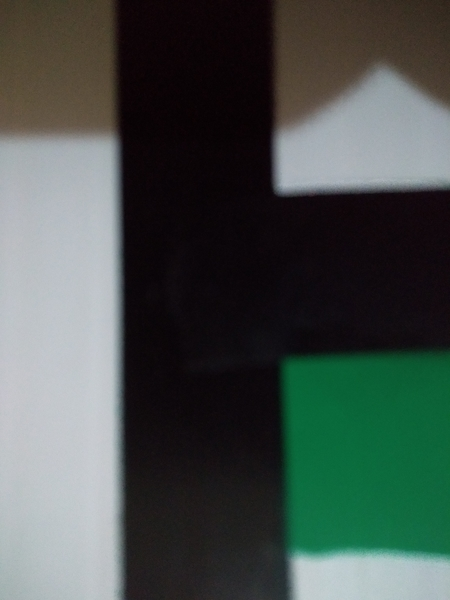
#> input picture image/greenLeft.jpg, 450 x 600 px
$ python main.py
#> lines starting #> are read from the running program, lines starting #| are printed output that depends on the picture; after the words box and inside, x2 and y2 are one past the last pixel; in counts of white or black regions, pixels touching at a corner belong together
### lineDetect.py
import sys
import time
import cv2
import numpy as np
import os
import lib.greenDetect as greenDetect
import lib.blackDetect as blackDetect

WIDTH = 600
HEIGHT = 400

Kernel_size=15
low_threshold=40
high_threshold=120

rho=10
threshold=15
theta=np.pi/180
minLineLength=10
maxLineGap=1
timeGap: float = time.time()

# [36 lines left out: functions imageFilter, isGapLine, defineAction, not called in this run]

def convertDetectGreenValue(_response):
    if (_response == 0):
        return 255
    elif (_response == 1):
        return -110
    elif (_response == 2):
        return 110
    else:
        return _response

def followLine(img, timeGap):
    response: int

    response = greenDetect.detectGreen(img)

    if (response is None):
        response = blackDetect.detectBlack(img)

    if (response is None):
        imageFiltred = imageFilter(img)
        lines = cv2.HoughLinesP(imageFiltred,rho,theta,threshold,minLineLength,maxLineGap)

        #Draw lines on input image
        if(lines is not None):
            timeGap = time.time()

            for x1,y1,x2,y2 in lines[0]:
                cv2.line(imageFiltred,(x1,y1),(x2,y2),(0,255,0),2)
                response = defineAction( x1, x2 )

        else:
            # timeGap = timeGap
            response = isGapLine(lines, timeGap)
    else:
        response = convertDetectGreenValue(response)

    return response


def printAction(_response):
    if (_response == 0):
        return "POINT[%d] AEE, SIGA EM FRENTE" % (_response)
    elif (_response < 0 and _response >= -100):
        return "POINT[%d] GO TO RIGHT VEI!" % (_response)
    elif (_response > 0 and _response <= 100):
        return "POINT[%d] GO TO LEFT VEI!" % (_response)
    elif (_response == 255):
        return "TWO GREEN, HALF TURN VEI!"
    elif (_response == -255):
        return "BLACK CONDITION, TEST THE FRONT VEI!"
    elif (_response == -110):
        return "GREEN, LEFT TURN VEI!"
    elif (_response == 110):
        return "GREEN, RIGHT TURN VEI!"
    elif (_response == None):
        return "LINE NOT FOUND, RETURN PLEASE"

## Read
img = cv2.imread("image/greenLeft.jpg")
#> img is the input picture: shape (600, 450, 3); mean B, G, R 76.4, 81, 71.2

response = followLine(img, timeGap)

action = printAction(response)
print('RESPONSE: ' + str(response))
print(action)

cv2.waitKey(10000)

### lib/greenDetect.py
import cv2
import numpy as np
import cropImage

#lower threshold for green
lower_green=np.array([37, 38, 70])
#upper threshold for green
upper_green=np.array([85, 255, 200])

def isDubleLine(pointCount):
    return (pointCount > 20000)

def getCoordenates(img):
    points = cv2.findNonZero(img)

    if (isDubleLine(points.__len__())):
        return

    avg = np.mean(points, axis=0)
    # assuming the resolutions of the image and screen are the following
    resImage = [40, int(cropImage.cropImg[0])]
    resScreen = [int(cropImage.cropImg[1]), int(cropImage.cropImg[0])]

    if (avg.__len__() == 1):
        avg = avg[0]

    # points are in x,y coordinates
    pointInScreen = np.append((resScreen[0] / resImage[0]) * avg[0], (resScreen[1] / resImage[1]) * avg[1] )

    return pointInScreen

# [9 lines left out: function informAction, not called in this run]

def validationMask(array):
    response = False

    average = np.mean(array, axis=0)

    for value in average:

        if (type(value).__name__ == 'ndarray'):
            value = np.mean(value, axis=0)

        if (value > 0.5):
            response = True

    return response

def detectGreen(img, showImages = False):

    # img = cropImage.cropHorizontal(img)
    # cv2.imshow("imgCuted", img)

#> called with showImages = False
    kernel = np.ones((5,5), np.uint8)
    morph = cv2.morphologyEx(img, cv2.MORPH_CLOSE, kernel)

    hsv = cv2.cvtColor(morph, cv2.COLOR_BGR2HSV)
#> hsv: shape (600, 450, 3); mean H, S, V 106.2, 85.4, 87.6

    mask = cv2.inRange(hsv, lower_green, upper_green)
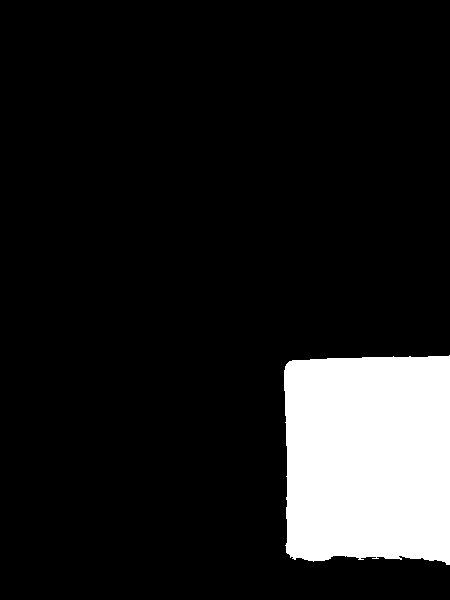
#> mask: shape (600, 450); 12.2% white; 1 white region, box (x1, y1, x2, y2) and area: (284, 355, 450, 565) 32963

    if (showImages):
        cv2.imshow("morphologyEx", morph)
        cv2.imshow("cvtColor", hsv)
        cv2.imshow("mask", mask)


    if (validationMask(mask) == False):
#> in validationMask, `average = np.mean(array, axis=0)`: average = 450 values, max 89.25 at index 449, min 0 at index 0, mean 31.13
        return 404

    ## slice the green
    imask = mask>0
    green = np.zeros_like(img, np.uint8)
    green[imask] = img[imask]
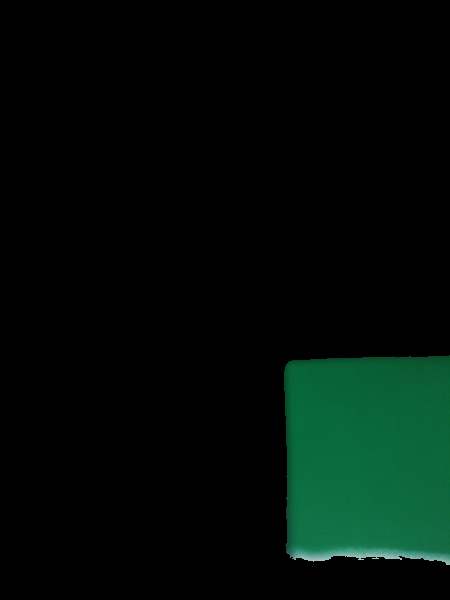
#> green: shape (600, 450, 3); mean B, G, R 7.8, 13, 1.9

    if (validationMask(green) == False):
#> in validationMask (call 2), `average = np.mean(array, axis=0)`: average = 450 rows, first 8: [0, 0, 0], [0, 0, 0], [0, 0, 0], [0, 0, 0], [0, 0, 0], [0, 0, 0], [0, 0, 0], [0, 0, 0]
        return 404

    if (showImages):
        cv2.imshow("green detect test", green)

    point = getCoordenates(mask)
#> in getCoordenates, `points = cv2.findNonZero(img)`: points = contour of 32963 points, box (x1, y1, x2, y2) (284, 355, 450, 565), area 16620

    if (point is None):
        return 0

    return informAction(point[0], point[1])


# [21 lines left out: function test, not called in this run]

# test()

### main.py
import sys
import cv2
import numpy as np
sys.path.append('/home/felipe/Documentos/LineDetect/RaspLineDetect/lib/')

import lineDetect
#> in followLine, `response = greenDetect.detectGreen(img)`: response = 0
#> in followLine, `response = convertDetectGreenValue(response)`: response = 255
#> `action = printAction(response)`: action = 'TWO GREEN, HALF TURN VEI!'
#| RESPONSE: 255
#| TWO GREEN, HALF TURN VEI!
import blackDetect
import ballTracking
#import serialComunication as serial

video_capture = cv2.VideoCapture(0)

# [54 lines left out: functions selectMode, main, testTriangleDetect, testSertial, testCam, not called in this run]

def testMain():
        while True:
                frame = video_capture.read()[1]
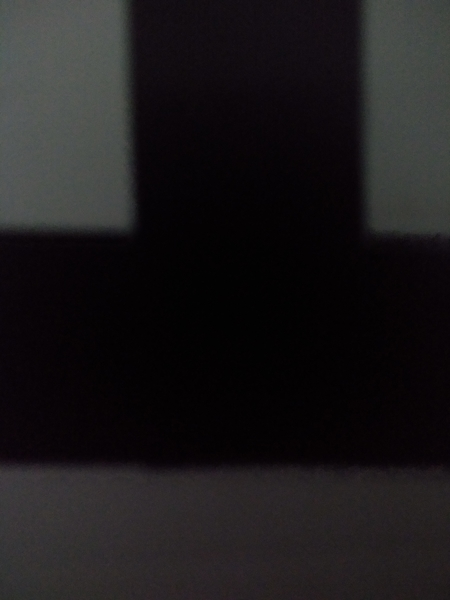
#> input picture black.jpg, 450 x 600 px, given in place of the camera
#> frame is the input picture: shape (600, 450, 3); mean B, G, R 27.2, 25.8, 28.1

#> (the run stopped early here; a loop or call above may not have finished)
